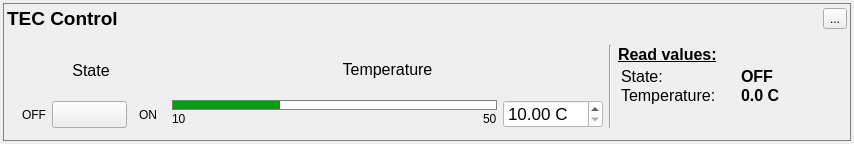
<?xml version="1.0" encoding="UTF-8"?>
<ui version="4.0">
 <class>tec_panel</class>
 <widget class="device_panel" name="tec_panel">
  <property name="geometry">
   <rect>
    <x>0</x>
    <y>0</y>
    <width>854</width>
    <height>144</height>
   </rect>
  </property>
  <property name="windowTitle">
   <string>Dialog</string>
  </property>
  <layout class="QVBoxLayout" name="verticalLayout_2">
   <property name="leftMargin">
    <number>3</number>
   </property>
   <property name="topMargin">
    <number>3</number>
   </property>
   <property name="rightMargin">
    <number>3</number>
   </property>
   <property name="bottomMargin">
    <number>3</number>
   </property>
   <item>
    <widget class="QGroupBox" name="groupBox">
     <property name="styleSheet">
      <string notr="true">QGroupBox {
    background-color: qlineargradient(x1: 0, y1: 0, x2: 0, y2: 1,
                                      stop: 0 #ffffff, stop: 1 #FFFFFF);
    border: 1px solid gray;
    margin-top: 1ex; /* leave space at the top for the title */
}</string>
     </property>
     <property name="title">
      <string/>
     </property>
     <layout class="QVBoxLayout" name="verticalLayout_5">
      <property name="leftMargin">
       <number>3</number>
      </property>
      <property name="topMargin">
       <number>3</number>
      </property>
      <property name="rightMargin">
       <number>3</number>
      </property>
      <property name="bottomMargin">
       <number>3</number>
      </property>
      <item>
       <layout class="QHBoxLayout" name="horizontalLayout_11">
        <item>
         <widget class="QLabel" name="laser_name_label">
          <property name="font">
           <font>
            <pointsize>14</pointsize>
            <bold>true</bold>
           </font>
          </property>
          <property name="text">
           <string>TEC Control</string>
          </property>
         </widget>
        </item>
        <item>
         <spacer name="horizontalSpacer_14">
          <property name="orientation">
           <enum>Qt::Orientation::Horizontal</enum>
          </property>
          <property name="sizeHint" stdset="0">
           <size>
            <width>40</width>
            <height>20</height>
           </size>
          </property>
         </spacer>
        </item>
        <item>
         <widget class="QToolButton" name="toolButton">
          <property name="text">
           <string>...</string>
          </property>
          <property name="icon">
           <iconset resource="res.qrc">
            <normaloff>:/images/images/conf_icon.png</normaloff>:/images/images/conf_icon.png</iconset>
          </property>
          <property name="iconSize">
           <size>
            <width>23</width>
            <height>23</height>
           </size>
          </property>
         </widget>
        </item>
       </layout>
      </item>
      <item>
       <widget class="QWidget" name="cw_widget" native="true">
        <property name="enabled">
         <bool>true</bool>
        </property>
        <property name="sizePolicy">
         <sizepolicy hsizetype="Preferred" vsizetype="Minimum">
          <horstretch>0</horstretch>
          <verstretch>0</verstretch>
         </sizepolicy>
        </property>
        <property name="maximumSize">
         <size>
          <width>16777215</width>
          <height>16777215</height>
         </size>
        </property>
        <property name="styleSheet">
         <string notr="true"/>
        </property>
        <layout class="QHBoxLayout" name="horizontalLayout">
         <item>
          <layout class="QVBoxLayout" name="verticalLayout_3">
           <item>
            <layout class="QHBoxLayout" name="horizontalLayout_2">
             <item>
              <layout class="QVBoxLayout" name="verticalLayout">
               <item>
                <widget class="QLabel" name="label_10">
                 <property name="sizePolicy">
                  <sizepolicy hsizetype="Preferred" vsizetype="Preferred">
                   <horstretch>0</horstretch>
                   <verstretch>0</verstretch>
                  </sizepolicy>
                 </property>
                 <property name="minimumSize">
                  <size>
                   <width>150</width>
                   <height>0</height>
                  </size>
                 </property>
                 <property name="font">
                  <font>
                   <pointsize>12</pointsize>
                  </font>
                 </property>
                 <property name="text">
                  <string>State</string>
                 </property>
                 <property name="alignment">
                  <set>Qt::AlignmentFlag::AlignCenter</set>
                 </property>
                </widget>
               </item>
               <item>
                <layout class="QHBoxLayout" name="horizontalLayout_23">
                 <item>
                  <widget class="QLabel" name="label_21">
                   <property name="sizePolicy">
                    <sizepolicy hsizetype="Fixed" vsizetype="Preferred">
                     <horstretch>0</horstretch>
                     <verstretch>0</verstretch>
                    </sizepolicy>
                   </property>
                   <property name="minimumSize">
                    <size>
                     <width>30</width>
                     <height>25</height>
                    </size>
                   </property>
                   <property name="maximumSize">
                    <size>
                     <width>16777215</width>
                     <height>25</height>
                    </size>
                   </property>
                   <property name="text">
                    <string>OFF</string>
                   </property>
                   <property name="alignment">
                    <set>Qt::AlignmentFlag::AlignRight|Qt::AlignmentFlag::AlignTrailing|Qt::AlignmentFlag::AlignVCenter</set>
                   </property>
                  </widget>
                 </item>
                 <item>
                  <widget class="QPushButton" name="on_off_button">
                   <property name="enabled">
                    <bool>true</bool>
                   </property>
                   <property name="minimumSize">
                    <size>
                     <width>75</width>
                     <height>27</height>
                    </size>
                   </property>
                   <property name="maximumSize">
                    <size>
                     <width>75</width>
                     <height>27</height>
                    </size>
                   </property>
                   <property name="font">
                    <font>
                     <pointsize>10</pointsize>
                    </font>
                   </property>
                   <property name="focusPolicy">
                    <enum>Qt::FocusPolicy::NoFocus</enum>
                   </property>
                   <property name="styleSheet">
                    <string notr="true">QPushButton {
	border-image: url(:/images/images/switch_btn_off_80x25.png);
}

QPushButton::hover {
	border-image: url(:/images/images/switch_btn_off_hover_80x25.png);
}

QPushButton::checked  {	
	border-image: url(:/images/images/switch_btn_on_108x25.png);
}

QPushButton::hover:checked  {	
	border-image: url(:/images/images/switch_btn_on_hover_108x25.png);
}

QPushButton::checked:disabled  {	
	border-image: url(:/images/images/switch_btn_on_disabled_108x25.png);
}

QPushButton::disabled  {
	border-image: url(:/images/images/switch_btn_off_disabled_108x25.png);
}</string>
                   </property>
                   <property name="text">
                    <string/>
                   </property>
                   <property name="checkable">
                    <bool>true</bool>
                   </property>
                  </widget>
                 </item>
                 <item>
                  <widget class="QLabel" name="label_22">
                   <property name="sizePolicy">
                    <sizepolicy hsizetype="Fixed" vsizetype="Preferred">
                     <horstretch>0</horstretch>
                     <verstretch>0</verstretch>
                    </sizepolicy>
                   </property>
                   <property name="minimumSize">
                    <size>
                     <width>30</width>
                     <height>25</height>
                    </size>
                   </property>
                   <property name="maximumSize">
                    <size>
                     <width>16777215</width>
                     <height>25</height>
                    </size>
                   </property>
                   <property name="text">
                    <string>ON</string>
                   </property>
                   <property name="alignment">
                    <set>Qt::AlignmentFlag::AlignCenter</set>
                   </property>
                  </widget>
                 </item>
                </layout>
               </item>
              </layout>
             </item>
             <item>
              <layout class="QVBoxLayout" name="verticalLayout_12">
               <item>
                <widget class="QLabel" name="label_25">
                 <property name="minimumSize">
                  <size>
                   <width>0</width>
                   <height>0</height>
                  </size>
                 </property>
                 <property name="font">
                  <font>
                   <pointsize>12</pointsize>
                  </font>
                 </property>
                 <property name="text">
                  <string>Temperature</string>
                 </property>
                 <property name="alignment">
                  <set>Qt::AlignmentFlag::AlignCenter</set>
                 </property>
                </widget>
               </item>
               <item>
                <layout class="QHBoxLayout" name="horizontalLayout_14">
                 <item>
                  <layout class="QVBoxLayout" name="verticalLayout_14">
                   <property name="spacing">
                    <number>0</number>
                   </property>
                   <item>
                    <widget class="QProgressBar" name="indicator">
                     <property name="minimumSize">
                      <size>
                       <width>0</width>
                       <height>10</height>
                      </size>
                     </property>
                     <property name="maximumSize">
                      <size>
                       <width>16777215</width>
                       <height>10</height>
                      </size>
                     </property>
                     <property name="styleSheet">
                      <string notr="true">QProgressBar {
    border: 1px solid grey;
}

QProgressBar::chunk {
	background-color: rgb(0, 160, 18);
}

QProgressBar::chunk:disabled {
	background-color: rgb(150, 150, 150);
}</string>
                     </property>
                     <property name="minimum">
                      <number>0</number>
                     </property>
                     <property name="maximum">
                      <number>600</number>
                     </property>
                     <property name="value">
                      <number>200</number>
                     </property>
                     <property name="textVisible">
                      <bool>false</bool>
                     </property>
                     <property name="textDirection">
                      <enum>QProgressBar::Direction::TopToBottom</enum>
                     </property>
                     <property name="format">
                      <string/>
                     </property>
                    </widget>
                   </item>
                   <item>
                    <layout class="QHBoxLayout" name="horizontalLayout_26">
                     <property name="spacing">
                      <number>0</number>
                     </property>
                     <property name="leftMargin">
                      <number>0</number>
                     </property>
                     <item>
                      <widget class="QLabel" name="curr_min_label_3">
                       <property name="text">
                        <string>10</string>
                       </property>
                      </widget>
                     </item>
                     <item>
                      <spacer name="horizontalSpacer_10">
                       <property name="orientation">
                        <enum>Qt::Orientation::Horizontal</enum>
                       </property>
                       <property name="sizeHint" stdset="0">
                        <size>
                         <width>40</width>
                         <height>10</height>
                        </size>
                       </property>
                      </spacer>
                     </item>
                     <item>
                      <widget class="QLabel" name="curr_max_label_3">
                       <property name="sizePolicy">
                        <sizepolicy hsizetype="Preferred" vsizetype="Minimum">
                         <horstretch>0</horstretch>
                         <verstretch>0</verstretch>
                        </sizepolicy>
                       </property>
                       <property name="text">
                        <string>50</string>
                       </property>
                      </widget>
                     </item>
                    </layout>
                   </item>
                  </layout>
                 </item>
                 <item>
                  <layout class="QVBoxLayout" name="verticalLayout_13">
                   <item>
                    <widget class="QDoubleSpinBox" name="spin">
                     <property name="sizePolicy">
                      <sizepolicy hsizetype="Minimum" vsizetype="Fixed">
                       <horstretch>100</horstretch>
                       <verstretch>0</verstretch>
                      </sizepolicy>
                     </property>
                     <property name="minimumSize">
                      <size>
                       <width>100</width>
                       <height>0</height>
                      </size>
                     </property>
                     <property name="maximumSize">
                      <size>
                       <width>16777215</width>
                       <height>16777215</height>
                      </size>
                     </property>
                     <property name="font">
                      <font>
                       <pointsize>13</pointsize>
                      </font>
                     </property>
                     <property name="focusPolicy">
                      <enum>Qt::FocusPolicy::ClickFocus</enum>
                     </property>
                     <property name="styleSheet">
                      <string notr="true">background: rgb(255,255,255)</string>
                     </property>
                     <property name="suffix">
                      <string> C</string>
                     </property>
                     <property name="decimals">
                      <number>2</number>
                     </property>
                     <property name="minimum">
                      <double>10.000000000000000</double>
                     </property>
                     <property name="maximum">
                      <double>50.000000000000000</double>
                     </property>
                     <property name="singleStep">
                      <double>1.000000000000000</double>
                     </property>
                    </widget>
                   </item>
                  </layout>
                 </item>
                </layout>
               </item>
              </layout>
             </item>
            </layout>
           </item>
          </layout>
         </item>
         <item>
          <widget class="Line" name="line_5">
           <property name="orientation">
            <enum>Qt::Orientation::Vertical</enum>
           </property>
          </widget>
         </item>
         <item>
          <layout class="QVBoxLayout" name="verticalLayout_16">
           <property name="spacing">
            <number>0</number>
           </property>
           <item>
            <widget class="QLabel" name="label_11">
             <property name="sizePolicy">
              <sizepolicy hsizetype="Preferred" vsizetype="Fixed">
               <horstretch>0</horstretch>
               <verstretch>0</verstretch>
              </sizepolicy>
             </property>
             <property name="minimumSize">
              <size>
               <width>220</width>
               <height>0</height>
              </size>
             </property>
             <property name="maximumSize">
              <size>
               <width>220</width>
               <height>16777215</height>
              </size>
             </property>
             <property name="font">
              <font>
               <pointsize>12</pointsize>
               <bold>true</bold>
               <underline>true</underline>
               <kerning>true</kerning>
              </font>
             </property>
             <property name="text">
              <string>Read values:</string>
             </property>
            </widget>
           </item>
           <item>
            <layout class="QFormLayout" name="formLayout_2">
             <property name="leftMargin">
              <number>3</number>
             </property>
             <property name="topMargin">
              <number>3</number>
             </property>
             <property name="rightMargin">
              <number>3</number>
             </property>
             <property name="bottomMargin">
              <number>3</number>
             </property>
             <item row="0" column="0">
              <widget class="QLabel" name="label_28">
               <property name="minimumSize">
                <size>
                 <width>120</width>
                 <height>0</height>
                </size>
               </property>
               <property name="maximumSize">
                <size>
                 <width>120</width>
                 <height>16777215</height>
                </size>
               </property>
               <property name="font">
                <font>
                 <family>Arial</family>
                 <pointsize>12</pointsize>
                </font>
               </property>
               <property name="text">
                <string>State:</string>
               </property>
              </widget>
             </item>
             <item row="0" column="1">
              <widget class="QLabel" name="power_state_label">
               <property name="minimumSize">
                <size>
                 <width>80</width>
                 <height>0</height>
                </size>
               </property>
               <property name="maximumSize">
                <size>
                 <width>80</width>
                 <height>16777215</height>
                </size>
               </property>
               <property name="font">
                <font>
                 <family>Arial</family>
                 <pointsize>12</pointsize>
                 <bold>true</bold>
                </font>
               </property>
               <property name="text">
                <string>OFF</string>
               </property>
              </widget>
             </item>
             <item row="1" column="0">
              <widget class="QLabel" name="label_32">
               <property name="minimumSize">
                <size>
                 <width>120</width>
                 <height>0</height>
                </size>
               </property>
               <property name="maximumSize">
                <size>
                 <width>120</width>
                 <height>16777215</height>
                </size>
               </property>
               <property name="font">
                <font>
                 <family>Arial</family>
                 <pointsize>12</pointsize>
                </font>
               </property>
               <property name="text">
                <string>Temperature:</string>
               </property>
              </widget>
             </item>
             <item row="1" column="1">
              <widget class="QLabel" name="temp_label">
               <property name="minimumSize">
                <size>
                 <width>80</width>
                 <height>0</height>
                </size>
               </property>
               <property name="maximumSize">
                <size>
                 <width>80</width>
                 <height>16777215</height>
                </size>
               </property>
               <property name="font">
                <font>
                 <family>Arial</family>
                 <pointsize>12</pointsize>
                 <bold>true</bold>
                </font>
               </property>
               <property name="text">
                <string>0.0 C</string>
               </property>
              </widget>
             </item>
            </layout>
           </item>
          </layout>
         </item>
        </layout>
       </widget>
      </item>
     </layout>
    </widget>
   </item>
  </layout>
 </widget>
 <customwidgets>
  <customwidget>
   <class>device_panel</class>
   <extends>QWidget</extends>
   <header>device_panel.h</header>
   <container>1</container>
  </customwidget>
 </customwidgets>
 <resources>
  <include location="res.qrc"/>
 </resources>
 <connections/>
</ui>
